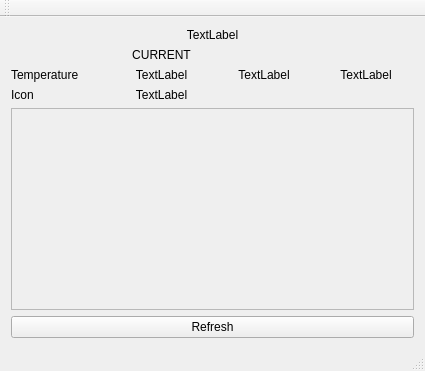
<?xml version="1.0" encoding="UTF-8"?>
<ui version="4.0">
 <class>MainWindow</class>
 <widget class="QMainWindow" name="MainWindow">
  <property name="geometry">
   <rect>
    <x>0</x>
    <y>0</y>
    <width>425</width>
    <height>371</height>
   </rect>
  </property>
  <property name="windowTitle">
   <string>MainWindow</string>
  </property>
  <widget class="QWidget" name="centralWidget">
   <layout class="QVBoxLayout" name="verticalLayout">
    <item>
     <widget class="QLabel" name="labelCityNam">
      <property name="sizePolicy">
       <sizepolicy hsizetype="Preferred" vsizetype="Fixed">
        <horstretch>0</horstretch>
        <verstretch>0</verstretch>
       </sizepolicy>
      </property>
      <property name="text">
       <string>TextLabel</string>
      </property>
      <property name="alignment">
       <set>Qt::AlignCenter</set>
      </property>
     </widget>
    </item>
    <item>
     <layout class="QGridLayout" name="gridLayout">
      <item row="1" column="2">
       <widget class="QLabel" name="label_4">
        <property name="text">
         <string>TextLabel</string>
        </property>
        <property name="alignment">
         <set>Qt::AlignCenter</set>
        </property>
       </widget>
      </item>
      <item row="1" column="0">
       <widget class="QLabel" name="label_3">
        <property name="text">
         <string>Temperature</string>
        </property>
       </widget>
      </item>
      <item row="1" column="1">
       <widget class="QLabel" name="labelTemperature">
        <property name="text">
         <string>TextLabel</string>
        </property>
        <property name="alignment">
         <set>Qt::AlignCenter</set>
        </property>
       </widget>
      </item>
      <item row="2" column="0">
       <widget class="QLabel" name="label_2">
        <property name="text">
         <string>Icon</string>
        </property>
       </widget>
      </item>
      <item row="0" column="1">
       <widget class="QLabel" name="label">
        <property name="text">
         <string>CURRENT</string>
        </property>
        <property name="alignment">
         <set>Qt::AlignCenter</set>
        </property>
       </widget>
      </item>
      <item row="1" column="3">
       <widget class="QLabel" name="label_5">
        <property name="text">
         <string>TextLabel</string>
        </property>
        <property name="alignment">
         <set>Qt::AlignCenter</set>
        </property>
       </widget>
      </item>
      <item row="2" column="1">
       <widget class="QLabel" name="iconLabel">
        <property name="text">
         <string>TextLabel</string>
        </property>
        <property name="alignment">
         <set>Qt::AlignCenter</set>
        </property>
       </widget>
      </item>
     </layout>
    </item>
    <item>
     <widget class="QScrollArea" name="scrollArea">
      <property name="widgetResizable">
       <bool>true</bool>
      </property>
      <widget class="QWidget" name="scrollAreaWidgetContents">
       <property name="geometry">
        <rect>
         <x>0</x>
         <y>0</y>
         <width>405</width>
         <height>191</height>
        </rect>
       </property>
       <layout class="QHBoxLayout" name="horizontalLayout_2">
        <item>
         <layout class="QHBoxLayout" name="horizontalLayout"/>
        </item>
       </layout>
      </widget>
     </widget>
    </item>
    <item>
     <widget class="QPushButton" name="pushButton">
      <property name="text">
       <string>Refresh</string>
      </property>
     </widget>
    </item>
   </layout>
  </widget>
  <widget class="QMenuBar" name="menuBar">
   <property name="geometry">
    <rect>
     <x>0</x>
     <y>0</y>
     <width>425</width>
     <height>21</height>
    </rect>
   </property>
  </widget>
  <widget class="QToolBar" name="mainToolBar">
   <attribute name="toolBarArea">
    <enum>TopToolBarArea</enum>
   </attribute>
   <attribute name="toolBarBreak">
    <bool>false</bool>
   </attribute>
  </widget>
  <widget class="QStatusBar" name="statusBar"/>
 </widget>
 <layoutdefault spacing="6" margin="11"/>
 <resources/>
 <connections/>
</ui>
